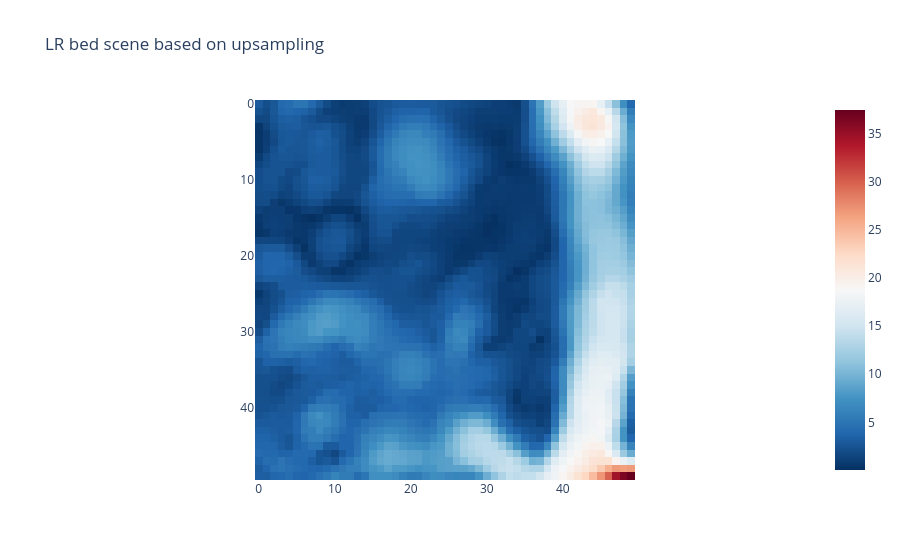

Notebook source saved alongside this figure:
### Code cell
fig = px.imshow(torch.sqrt(torch.pow(scene_vel_tensor[0, :, :], exponent = 2) + torch.pow(scene_vel_tensor[1, :, :], exponent = 2)), 
                color_continuous_scale = 'RdBu_r',
                origin = "upper", 
                title = "LR bed scene based on upsampling")
fig.show()

### Figure 1 — Plotly figure (JSON) as saved in the notebook; plotly's stock layout.template omitted (floating-point values rounded to 4 significant figures; data arrays with more than 128 entries replaced by an {"elided": "..."} marker saying what was removed)
{"data": [{"coloraxis": "coloraxis", "hovertemplate": "x: %{x}<br>y: %{y}<br>color: %{z}<extra></extra>", "name": "0", "type": "heatmap", "xaxis": "x", "yaxis": "y", "z": {"elided": "50x50 float values"}}], "layout": {"coloraxis": {"colorscale": [[0, "rgb(5,48,97)"], [0.1, "rgb(33,102,172)"], [0.2, "rgb(67,147,195)"], [0.3, "rgb(146,197,222)"], [0.4, "rgb(209,229,240)"], [0.5, "rgb(247,247,247)"], [0.6, "rgb(253,219,199)"], [0.7, "rgb(244,165,130)"], [0.8, "rgb(214,96,77)"], [0.9, "rgb(178,24,43)"], [1, "rgb(103,0,31)"]]}, "title": {"text": "LR bed scene based on upsampling"}, "xaxis": {"anchor": "y", "constrain": "domain", "domain": [0, 1], "scaleanchor": "y"}, "yaxis": {"anchor": "x", "autorange": "reversed", "constrain": "domain", "domain": [0, 1]}}}
